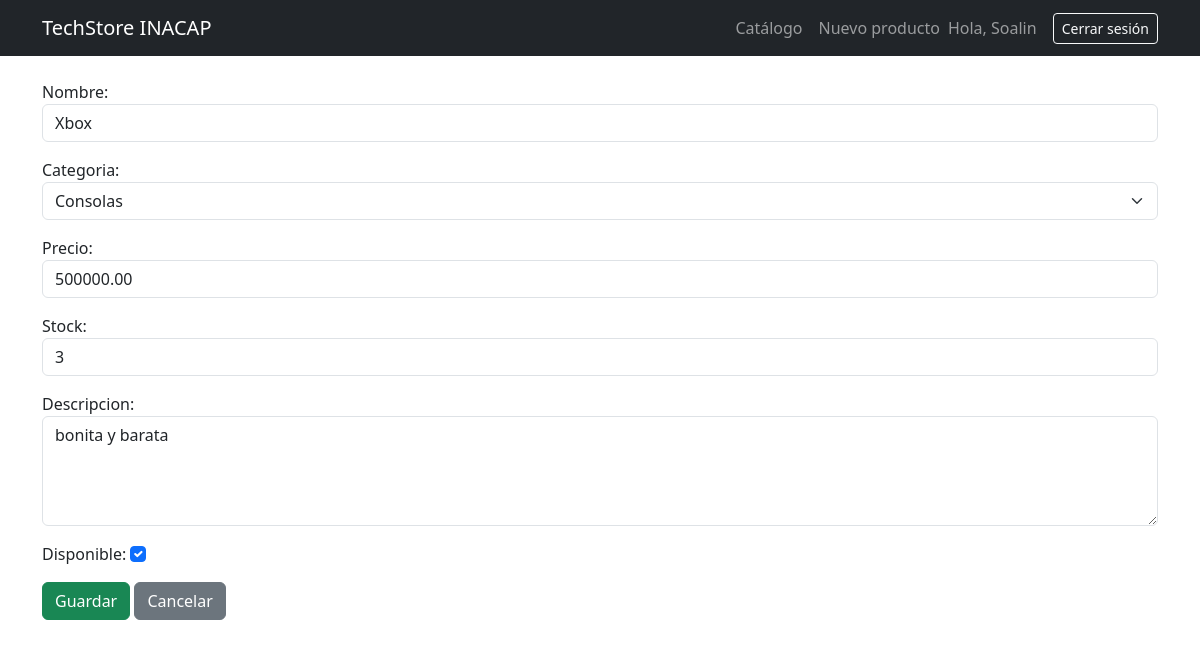
Before: /producto/1/editar/ (signed in) with the older database file.
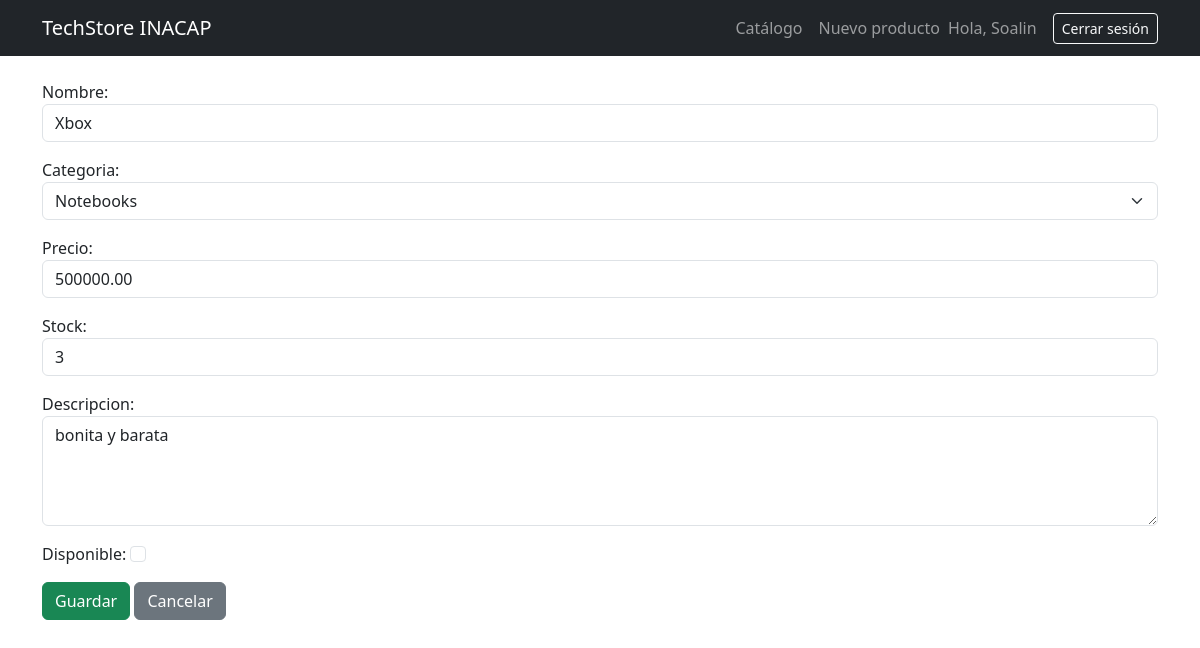
After: the same page with the newer database file.
### catalogo/models.py (models this page shows, shortened)
class Producto(models.Model):
    CATEGORIAS = [
        ('consolas', 'Consolas'),
        ('notebooks', 'Notebooks'),
        ('componentes', 'Componentes'),
        ('perifericos', 'Periféricos'),
    ]
    nombre = models.CharField(max_length=100)
    categoria = models.CharField(max_length=20, choices= CATEGORIAS)
    precio = models.DecimalField(max_digits=10, decimal_places=2)
    stock = models.IntegerField(default=0)
    descripcion = models.TextField()
    disponible = models.BooleanField(default=True)

### catalogo/views.py (the view)
# urls.py: path('producto/<int:pk>/editar/', views.editar_producto, name='editar_producto'),
@login_required
def editar_producto(request, pk):
    producto = get_object_or_404(Producto, pk=pk)
    if request.method == 'POST':
        form = ProductoForm(request.POST, instance=producto)
        if form.is_valid():
            form.save()
            return redirect('detalle_producto', pk=producto.pk)
    else:
        form = ProductoForm(instance=producto)
    return render(request, 'catalogo/formulario.html', {'form': form, 'título': 'Editar producto'})

### catalogo/forms.py
class ProductoForm(forms.ModelForm):
    class Meta:
        model = Producto
        fields = ['nombre', 'categoria', 'precio', 'stock', 'descripcion', 'disponible']
        widgets = {
            'nombre': forms.TextInput(attrs={'class': 'form-control', 'placeholder': 'Ej: PlayStation 5'}),
            'categoria': forms.Select(attrs={'class': 'form-select'}),
            'precio': forms.NumberInput(attrs={'class': 'form-control', 'step': '0.01'}),
            'stock': forms.NumberInput(attrs={'class': 'form-control'}),
            'descripcion': forms.Textarea(attrs={'class': 'form-control', 'rows': 4}),
            'disponible': forms.CheckboxInput(attrs={'class': 'form-check-input'}),
        }

### catalogo/templates/catalogo/formulario.html (shortened to what this page needs)
{% extends 'base.html' %}
{% block content %}
<form method="post">
  {% for campo in form %}
    <div class="mb-3">
      {{ campo.label_tag }}
      {{ campo }}
    </div>
  {% endfor %}
  <button type="submit" class="btn btn-success">Guardar</button>
  <a href="{% url 'catalogo' %}" class="btn btn-secondary">Cancelar</a>
</form>
{% endblock %}

Changed rows visible on the page:
changed Producto "Xbox": categoria "Consolas" → "Notebooks"; disponible "☑" → "☐"
